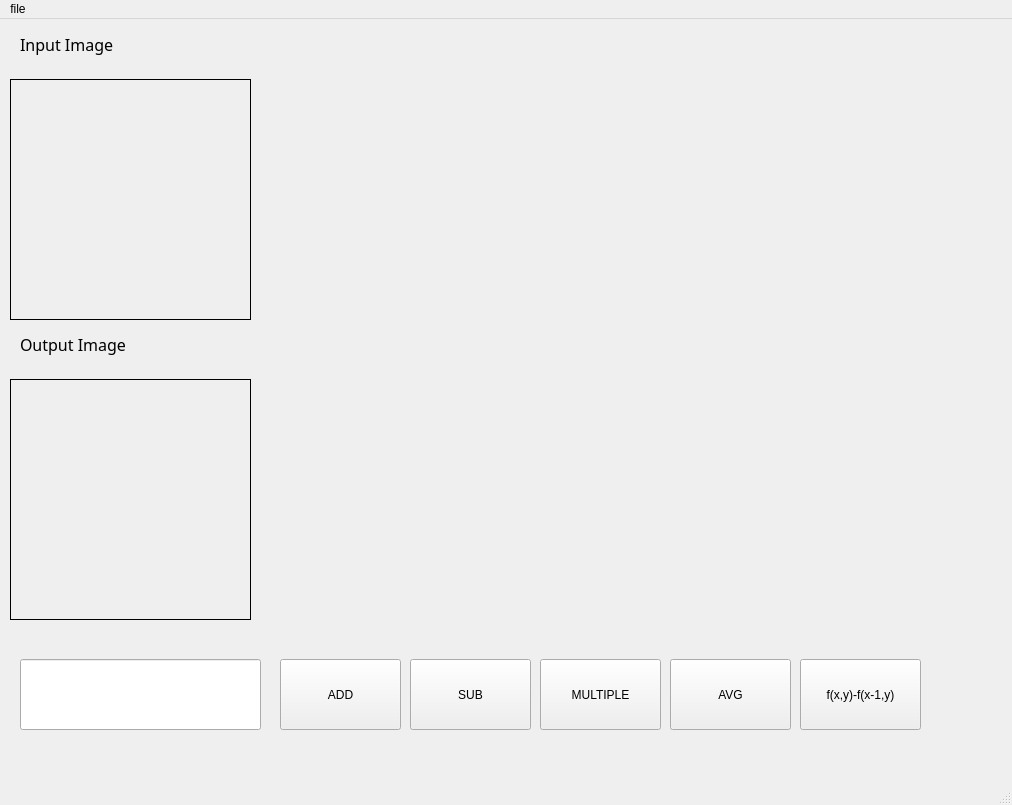
<?xml version="1.0" encoding="UTF-8"?>
<ui version="4.0">
 <class>MainWindow</class>
 <widget class="QMainWindow" name="MainWindow">
  <property name="geometry">
   <rect>
    <x>0</x>
    <y>0</y>
    <width>1012</width>
    <height>805</height>
   </rect>
  </property>
  <property name="windowTitle">
   <string>MainWindow</string>
  </property>
  <widget class="QWidget" name="centralwidget">
   <widget class="QLabel" name="label_showimage">
    <property name="geometry">
     <rect>
      <x>10</x>
      <y>60</y>
      <width>241</width>
      <height>241</height>
     </rect>
    </property>
    <property name="frameShape">
     <enum>QFrame::Box</enum>
    </property>
    <property name="text">
     <string/>
    </property>
   </widget>
   <widget class="QWidget" name="horizontalLayoutWidget">
    <property name="geometry">
     <rect>
      <x>260</x>
      <y>50</y>
      <width>691</width>
      <height>271</height>
     </rect>
    </property>
    <layout class="QHBoxLayout" name="histo">
     <item>
      <widget class="QLabel" name="label">
       <property name="autoFillBackground">
        <bool>true</bool>
       </property>
       <property name="frameShape">
        <enum>QFrame::NoFrame</enum>
       </property>
       <property name="frameShadow">
        <enum>QFrame::Plain</enum>
       </property>
       <property name="text">
        <string/>
       </property>
      </widget>
     </item>
    </layout>
   </widget>
   <widget class="QLabel" name="label_2">
    <property name="geometry">
     <rect>
      <x>20</x>
      <y>10</y>
      <width>131</width>
      <height>31</height>
     </rect>
    </property>
    <property name="font">
     <font>
      <family>Arial Rounded MT Bold</family>
      <pointsize>12</pointsize>
     </font>
    </property>
    <property name="text">
     <string>Input Image</string>
    </property>
   </widget>
   <widget class="QLabel" name="label_showsecond">
    <property name="geometry">
     <rect>
      <x>10</x>
      <y>360</y>
      <width>241</width>
      <height>241</height>
     </rect>
    </property>
    <property name="frameShape">
     <enum>QFrame::Box</enum>
    </property>
    <property name="text">
     <string/>
    </property>
   </widget>
   <widget class="QLabel" name="label_3">
    <property name="geometry">
     <rect>
      <x>20</x>
      <y>310</y>
      <width>131</width>
      <height>31</height>
     </rect>
    </property>
    <property name="font">
     <font>
      <family>Arial Rounded MT Bold</family>
      <pointsize>12</pointsize>
     </font>
    </property>
    <property name="text">
     <string>Output Image</string>
    </property>
   </widget>
   <widget class="QPushButton" name="pb_add">
    <property name="geometry">
     <rect>
      <x>280</x>
      <y>640</y>
      <width>121</width>
      <height>71</height>
     </rect>
    </property>
    <property name="text">
     <string>ADD</string>
    </property>
   </widget>
   <widget class="QLineEdit" name="lineEdit">
    <property name="geometry">
     <rect>
      <x>20</x>
      <y>640</y>
      <width>241</width>
      <height>71</height>
     </rect>
    </property>
   </widget>
   <widget class="QPushButton" name="pb_sub">
    <property name="geometry">
     <rect>
      <x>410</x>
      <y>640</y>
      <width>121</width>
      <height>71</height>
     </rect>
    </property>
    <property name="text">
     <string>SUB</string>
    </property>
   </widget>
   <widget class="QPushButton" name="pb_multi">
    <property name="geometry">
     <rect>
      <x>540</x>
      <y>640</y>
      <width>121</width>
      <height>71</height>
     </rect>
    </property>
    <property name="text">
     <string>MULTIPLE</string>
    </property>
   </widget>
   <widget class="QPushButton" name="pb_avg">
    <property name="geometry">
     <rect>
      <x>670</x>
      <y>640</y>
      <width>121</width>
      <height>71</height>
     </rect>
    </property>
    <property name="text">
     <string>AVG</string>
    </property>
   </widget>
   <widget class="QPushButton" name="pb_func">
    <property name="geometry">
     <rect>
      <x>800</x>
      <y>640</y>
      <width>121</width>
      <height>71</height>
     </rect>
    </property>
    <property name="text">
     <string>f(x,y)-f(x-1,y)</string>
    </property>
   </widget>
   <widget class="QWidget" name="horizontalLayoutWidget_2">
    <property name="geometry">
     <rect>
      <x>260</x>
      <y>350</y>
      <width>691</width>
      <height>271</height>
     </rect>
    </property>
    <layout class="QHBoxLayout" name="histo_2">
     <item>
      <widget class="QLabel" name="label_4">
       <property name="autoFillBackground">
        <bool>true</bool>
       </property>
       <property name="frameShape">
        <enum>QFrame::NoFrame</enum>
       </property>
       <property name="text">
        <string/>
       </property>
      </widget>
     </item>
    </layout>
   </widget>
  </widget>
  <widget class="QMenuBar" name="menubar">
   <property name="geometry">
    <rect>
     <x>0</x>
     <y>0</y>
     <width>1012</width>
     <height>24</height>
    </rect>
   </property>
   <widget class="QMenu" name="menuhwq">
    <property name="title">
     <string>file</string>
    </property>
    <addaction name="actionopen_image_2"/>
   </widget>
   <addaction name="menuhwq"/>
  </widget>
  <widget class="QStatusBar" name="statusbar"/>
  <action name="actionopen_image">
   <property name="text">
    <string>open image</string>
   </property>
  </action>
  <action name="actionopen_image_2">
   <property name="text">
    <string>open image</string>
   </property>
  </action>
 </widget>
 <resources/>
 <connections/>
</ui>
